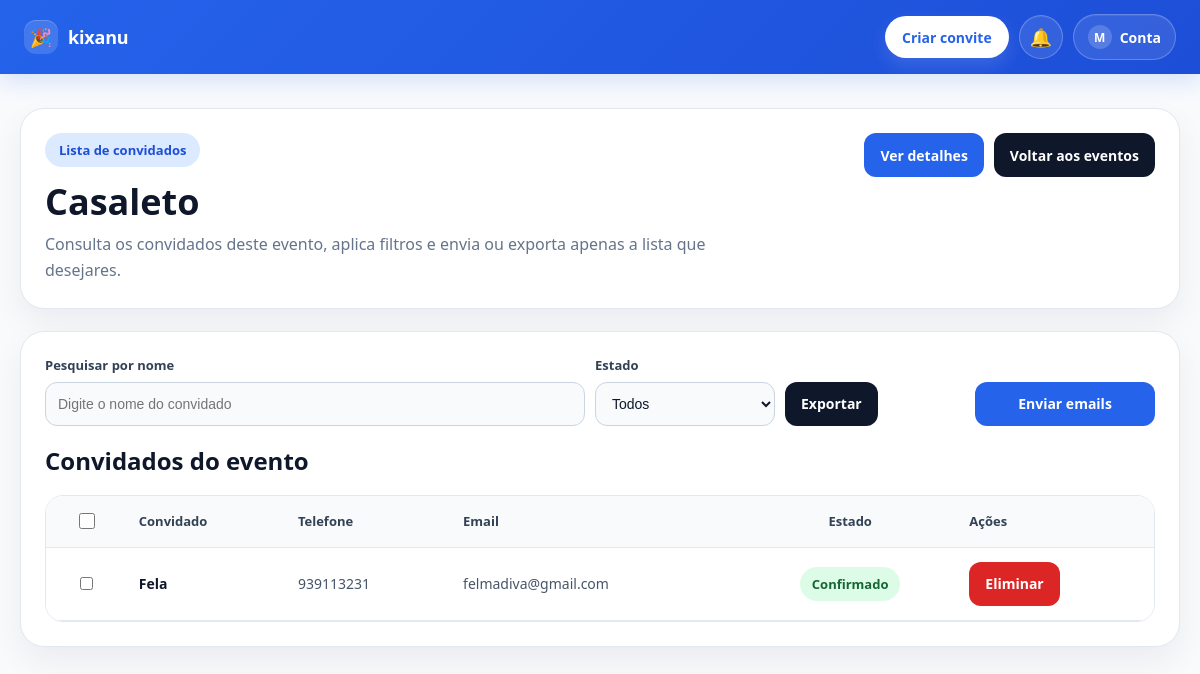
The page /event/24/guests/ (signed in) on the database its author committed.
### events/models.py (models this page shows, shortened)
class Event(models.Model):
    EVENT_TYPE_CHOICES = [
        ('aniversario', 'Aniversário'),
        ('casamento', 'Casamento'),
        ('noivado', 'Noivado'),
        ('baptizado', 'Baptizado'),
        ('cha_de_bebe', 'Chá de bebé'),
        ('formatura', 'Formatura'),
        ('conferencia', 'Conferência'),
        ('reuniao', 'Reunião'),
        ('evento_corporativo', 'Evento corporativo'),
        ('outro', 'Outro'),
    ]
    owner = models.ForeignKey(User, on_delete=models.CASCADE, null=True, blank=True)
    name = models.CharField(max_length=255)
    event_type = models.CharField(max_length=50, choices=EVENT_TYPE_CHOICES, default='outro')
    date = models.DateField()
    location = models.CharField(max_length=255, blank=True, null=True)
    description = models.TextField(blank=True, null=True)
    allowed_companions = models.PositiveIntegerField(default=0)

### guests/models.py (models this page shows, shortened)
class Guest(models.Model):
    STATUS_CHOICES = [
        ('pendente', 'Pendente'),
        ('confirmado', 'Confirmado'),
        ('recusado', 'Recusado'),
    ]
    event = models.ForeignKey('events.Event', on_delete=models.CASCADE)
    full_name = models.CharField(max_length=255)
    phone = models.CharField(max_length=50, blank=True, null=True)
    email = models.EmailField(blank=True, null=True)
    token = models.UUIDField(default=uuid.uuid4, unique=True, editable=False)
    slug = models.SlugField(max_length=255, unique=True, blank=True, null=True)
    status = models.CharField(max_length=20, choices=STATUS_CHOICES, default='pendente')
    qr_code = models.ImageField(upload_to='qr_codes/', blank=True, null=True)
    companion_name = models.CharField(max_length=255, blank=True, null=True)

### events/views.py (the view)
# urls.py: path('<int:event_id>/guests/', views.event_guests, name='event_guests'),
@login_required
def event_guests(request, event_id):
    event = get_object_or_404(Event, id=event_id)
    if event.owner != request.user:
        messages.error(request, "Não tens permissão para ver os convidados deste evento.")
        return redirect('event_list')
    guests, status_filter, companion_filter, search_query = _get_filtered_guests(request, event)
    context = {
        'event': event,
        'guests': guests,
        'status_filter': status_filter,
        'companion_filter': companion_filter,
        'search_query': search_query,
    }
    return render(request, 'events/event_guests.html', context)

### events/views.py (called while the page is built, shortened)
def _get_filtered_guests(request, event):
    guests = Guest.objects.filter(event=event)
    status_filter = request.GET.get('status', '').strip()
    companion_filter = request.GET.get('companion', '').strip()
    search_query = request.GET.get('q', '').strip()
    if status_filter in ['confirmado', 'pendente', 'recusado']:
        guests = guests.filter(status=status_filter)
    if companion_filter == 'with':
        guests = guests.exclude(companion_name__isnull=True).exclude(companion_name__exact='')
    if search_query and companion_filter != 'without':
        guests = guests.filter(full_name__icontains=search_query)
    guests = guests.order_by('full_name').distinct()
    return guests, status_filter, companion_filter, search_query

### notifications/context_processors.py (called while the page is built)
def notification_count(request):
    if request.user.is_authenticated:
        notifications = Notification.objects.filter(
            user=request.user
        ).order_by('-created_at')
        unread_count = notifications.filter(is_read=False).count()
    else:
        notifications = Notification.objects.none()
        unread_count = 0
    return {
        'unread_notifications_count': unread_count,
        'notifications': notifications,
    }

### events/templates/events/event_guests.html (shortened to what this page needs)
{% extends "base.html" %}
{% block content %}
<div class="guests-wrapper">
    <div class="hero-card">
        <div class="hero-top">
            <div>
                <div class="hero-badge">Lista de convidados</div>
                <h1 class="hero-title">{{ event.name }}</h1>
                <p class="hero-subtitle">
                    Consulta os convidados deste evento, aplica filtros e envia ou exporta apenas a lista que desejares.
                </p>
            </div>
            <div class="hero-actions">
                <a href="{% url 'event_detail' event.id %}" class="btn primary">Ver detalhes</a>
                <a href="{% url 'event_list' %}" class="btn dark">Voltar aos eventos</a>
            </div>
        </div>
    </div>
    <div class="table-card">
        <form method="GET" id="filtersForm" class="filter-grid">
            <div class="filter-group">
                <label class="filter-label" for="q">Pesquisar por nome</label>
                <input type="text" id="q" name="q" class="filter-input" value="{{ search_query }}" placeholder="Digite o nome do convidado">
            </div>
            <div class="filter-group small">
                <label class="filter-label" for="status">Estado</label>
                <select id="status" name="status" class="filter-select">
                    <option value="">Todos</option>
                </select>
            </div>
            <div class="filter-group small">
                <label class="filter-label">&nbsp;</label>
                <div class="export-menu-wrap">
                    <button type="button" class="btn dark" onclick="toggleExportMenu()">Exportar</button>
                </div>
            </div>
            <div class="filter-group small">
                <label class="filter-label">&nbsp;</label>
                <a href="{% url 'send_invites_email' event.id %}?q={{ search_query|urlencode }}&status={{ status_filter|urlencode }}&companion={{ companion_filter|urlencode }}"
                   class="btn primary"
                   onclick="return confirm('Pretendes enviar os convites por email para todos os convidados desta lista?');">
                    Enviar emails
                </a>
            </div>
        </form>
        <div class="table-toolbar">
            <h2 class="section-title">Convidados do evento</h2>
        </div>
        {% if guests %}
            <div class="table-wrap">
                <table>
                    <thead>
                        <tr>
                            <th class="center">
                                <span class="select-header">
                                    <input type="checkbox" id="masterCheckbox" class="select-master" onclick="toggleAllSelection(this)">
                                </span>
                            </th>
                            <th>Convidado</th>
                            <th>Telefone</th>
                            <th>Email</th>
                            <th class="center">Estado</th>
                            <th>Ações</th>
                        </tr>
                    </thead>
                    <tbody>
                        {% for guest in guests %}
                            <tr>
                                <td class="center">
                                    <input type="checkbox" class="guest-checkbox" value="{{ guest.id }}">
                                </td>
                                <td class="name-cell">{{ guest.full_name }}</td>
                                <td>{{ guest.phone|default:"Não informado" }}</td>
                                <td>{{ guest.email|default:"Não informado" }}</td>
                                <td class="center">
                                    {% if guest.status == 'confirmado' %}
                                        <span class="status confirmado">Confirmado</span>
                                    {% elif guest.status == 'recusado' %}
                                        <span class="status recusado">Recusado</span>
                                    {% else %}
                                        <span class="status pendente">Pendente</span>
                                    {% endif %}
                                </td>
                                <td>
                                    <div class="actions-cell">
                                        <a href="{% url 'delete_guest' guest.id %}"
                                           class="btn danger"
                                           onclick="return confirm('Tens a certeza que queres eliminar este convidado?');">
                                            Eliminar
                                        </a>
                                    </div>
                                </td>
                            </tr>
                        {% endfor %}
                    </tbody>
                </table>
            </div>
        {% else %}
            <div class="empty-box">
                Nenhum convidado encontrado com os filtros aplicados.
            </div>
        {% endif %}
    </div>
</div>
{% endblock %}

### templates/base.html (shortened to what this page needs)
<!DOCTYPE html>
<html lang="pt">
<head>
</head>
<body>
    <div class="navbar">
        <div class="nav-container">
            <a href="/" class="logo">
                <span class="logo-mark">🎉</span>
                <span class="logo-text">kixanu</span>
            </a>
            <div class="nav-links">
                <a href="/create/" class="nav-link-btn cta-btn">Criar convite</a>
                {% if request.user.is_authenticated %}
                    <div class="nav-popover-wrap">
                        <button
                            type="button"
                            class="icon-btn"
                            id="notificationsToggle"
                            aria-label="Abrir notificações"
                            aria-expanded="false"
                        >
                            🔔
                        </button>
                    </div>
                    <div class="nav-popover-wrap">
                        <button
                            type="button"
                            class="account-btn"
                            id="accountToggle"
                            aria-label="Abrir menu da conta"
                            aria-expanded="false"
                        >
                            <span class="account-avatar">
                                {{ request.user.username|slice:":1"|upper }}
                            </span>
                            <span>Conta</span>
                        </button>
                    </div>
                {% else %}
                    <a href="/login/" class="nav-link-btn ghost-btn">Entrar</a>
                {% endif %}
            </div>
        </div>
    </div>
    <div class="container">
        {% block content %}{% endblock %}
    </div>
</body>
</html>

### templates/base.html (style rules this page uses)
:root { --primary: #2563eb; --primary-dark: #1d4ed8; --dark: #0f172a; --text: #1e293b; --muted: #64748b; --border: #e2e8f0; --bg: #f8fafc; --card: #ffffff; --danger: #dc2626; }
* { box-sizing: border-box; }
html { scroll-behavior: smooth; }
body { margin: 0; font-family: "Segoe UI", Arial, sans-serif; background: var(--bg); color: var(--text); }
a { color: inherit; }
button { font-family: inherit; }
.navbar { background: linear-gradient(135deg, var(--primary), var(--primary-dark)); padding: 14px 24px; box-shadow: 0 8px 20px rgba(37, 99, 235, 0.15); position: sticky; top: 0; z-index: 1000; }
.nav-container { max-width: 1200px; margin: 0 auto; display: flex; align-items: center; justify-content: space-between; gap: 18px; }
.logo { display: inline-flex; align-items: center; gap: 10px; font-size: 18px; font-weight: 800; color: white; text-decoration: none; white-space: nowrap; letter-spacing: -0.2px; flex-shrink: 0; }
.logo-mark { width: 34px; height: 34px; border-radius: 12px; background: rgba(255, 255, 255, 0.14); display: inline-flex; align-items: center; justify-content: center; font-size: 18px; box-shadow: inset 0 1px 0 rgba(255,255,255,0.2); }
.logo-text { display: inline-block; line-height: 1; }
.nav-links { display: flex; align-items: center; gap: 10px; flex-wrap: wrap; }
.nav-link-btn { display: inline-flex; align-items: center; justify-content: center; min-height: 42px; padding: 10px 16px; border-radius: 999px; font-size: 14px; font-weight: 700; text-decoration: none; transition: 0.2s ease; white-space: nowrap; border: 1px solid transparent; cursor: pointer; }
.cta-btn { background: white; color: var(--primary); box-shadow: 0 8px 18px rgba(255,255,255,0.12); }
.nav-popover-wrap { position: relative; }
.icon-btn { position: relative; width: 44px; min-width: 44px; height: 44px; padding: 0; border-radius: 999px; background: rgba(255, 255, 255, 0.10); color: white; border: 1px solid rgba(255, 255, 255, 0.24); display: inline-flex; align-items: center; justify-content: center; cursor: pointer; transition: 0.2s ease; font-size: 18px; box-shadow: inset 0 1px 0 rgba(255,255,255,0.08); }
.account-btn { display: inline-flex; align-items: center; justify-content: center; min-height: 44px; padding: 10px 14px; border-radius: 999px; background: rgba(255, 255, 255, 0.10); color: white; border: 1px solid rgba(255, 255, 255, 0.24); cursor: pointer; transition: 0.2s ease; font-size: 14px; font-weight: 700; gap: 8px; box-shadow: inset 0 1px 0 rgba(255,255,255,0.08); }
.account-avatar { width: 24px; height: 24px; border-radius: 999px; background: rgba(255, 255, 255, 0.18); display: inline-flex; align-items: center; justify-content: center; font-size: 12px; font-weight: 800; }
.container { max-width: 1200px; margin: 0 auto; padding: 28px 20px 40px; }

### rows shown on the page
Event: name "Casaleto"
Guest: full_name "Fela", phone "939113231", email "felmadiva@gmail.com", status "Confirmado"

### other values the page prints
{{ request.user.username|slice:":1"|upper }} "M"
